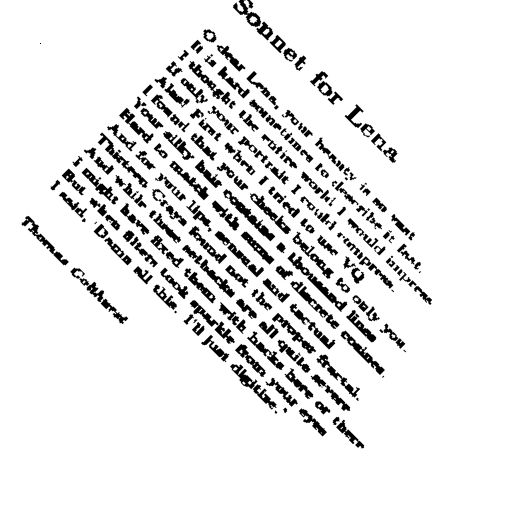
#> input picture Fourier transform/sonrot2.png, 512 x 512 px, given in place of son.png, which was not available
$ jupyter execute TME2.ipynb   (text cells are left out)
#> lines starting #> are read from the running program, lines starting #| are printed output that depends on the picture; after the words box and inside, x2 and y2 are one past the last pixel; in counts of white or black regions, pixels touching at a corner belong together; pictures that were not available may be replaced by others from this repository, and a replacement may not be noted
[cell 1]
import numpy as np
from numpy.fft import fft2,fftshift
from PIL import Image

son = np.array(Image.open('img/son.png'))
#> son is the input picture: shape (512, 512); min 0, max 255, mean 231.5
sonrot = np.array(Image.open('img/sonrot.png'))
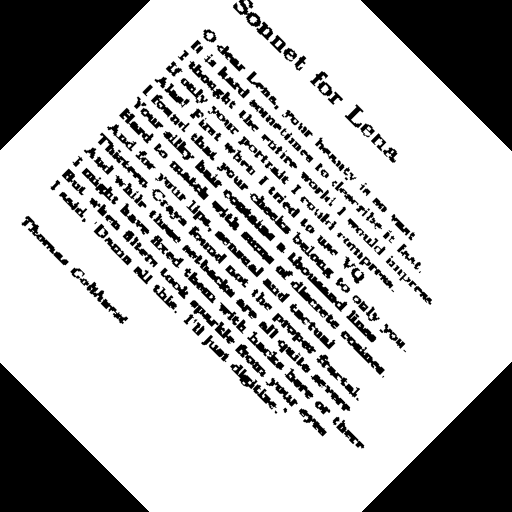
#> input picture Fourier transform/sonrot.png, 512 x 512 px, found by its file name
#> sonrot is the input picture: shape (512, 512); min 0, max 255, mean 187.4

[cell 2]
def computeFT(I):
    """ Array -> Array[complex] """
    return fft2(I)

def toVisualizeFT(If):
    """ Array[complex] -> Array[float] """
    return fftshift(np.abs(If))

def toVisualizeLogFT(If):
    """ Array[complex] -> Array[float] """
    return np.log(1+np.abs(If))

def thresholdImage(I, s):
    """ Array*int -> Array """
#> called with s = 100000
    I_copy = np.copy(I)
    return I_copy > s
#> returned value: shape (512, 512) bool; 1.3% white in thin lines or dots, all inside (x1, y1, x2, y2) = (123, 123, 390, 390)

[cell 3]
import matplotlib.pyplot as plt

sonF = computeFT(son)
sonrotF = computeFT(sonrot)
sonFT = toVisualizeFT(sonF)
sonrotFT = toVisualizeFT(sonrotF)

plt.imshow(toVisualizeLogFT(sonFT), cmap='gray')
plt.show()

plt.imshow(toVisualizeLogFT(sonrotFT), cmap='gray')
plt.show()

sonTH = thresholdImage(sonFT, 1e5)
plt.imshow(sonTH, cmap='gray')
plt.show()

sonrotTH = thresholdImage(sonrotFT, 1e5)
#> in thresholdImage (call 2), `return I_copy > s`: returned value: shape (512, 512) bool; 1.4% white in thin lines or dots, all inside (x1, y1, x2, y2) = (121, 120, 392, 393)
plt.imshow(sonrotTH, cmap='gray')
plt.show()

[cell 4]
def blend(I1,I2,alpha):
    """ Array**2*float -> Array """
#> called with alpha = 0.5
    return alpha*I1+(1-alpha)*I2

[cell 5]
sonSonrotBlend = blend(son, sonrot, 0.5)
plt.imshow(sonSonrotBlend, cmap='gray')
plt.show()
sonSonrotBlendF = computeFT(sonSonrotBlend)
sonSonrotBlendFT = toVisualizeFT(sonSonrotBlendF)
sonSonrotBlendTH = thresholdImage(sonSonrotBlendFT, 1e5)
plt.imshow(sonSonrotBlendTH, cmap='gray')
plt.show()

[cell 6]
def mainOrientation(I):
    """ Array -> tuple[Iori,float]
        return image of orientation (32 bins) and the main orientation (degree) from a Fourier transform module
    """
    n, m = I.shape
#> n = 512; m = 512

    size = 32
    x = np.array(range(size))
    ori = np.vstack((np.cos(np.pi*x/size), np.sin(np.pi*x/size))).T

    Iori = np.zeros((n, m))
    orients = np.zeros((size))

    for i in range(1,n+1):
        for j in range(1,m+1):
            if I[i-1, j-1] > 0:
                v = np.array([j-m/2, -i + n/2])
                if i > n/2:
                    v = -v
                    prod = np.matmul(ori, v)
                    maxi = prod.max()
                    if maxi > 0:
                        imax = np.nonzero(prod == maxi)
                        Iori[i-1, j-1] = imax[0][0]
                        orients[imax] += 1
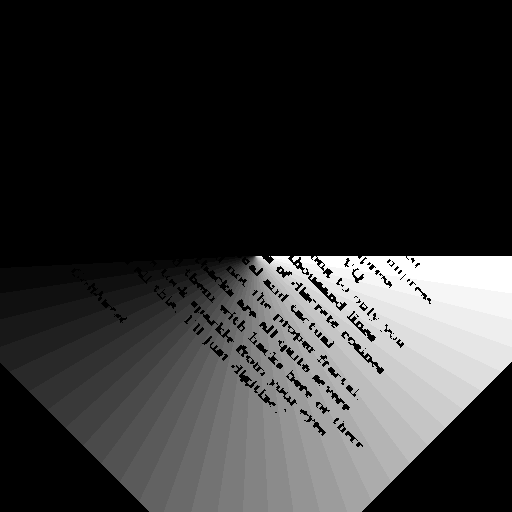
#> Iori: shape (512, 512) float64; min 0, max 31, mean 6.2; drawn with min black and max white

    maxori = np.nonzero(orients == orients.max())[0][0]
#> maxori = 31
    return (Iori, 180*maxori/size - 90)

def rotateImage(I,a):
    """ Array*float -> Array
        return a rotation of angle a (degree) of image I
    """
    return np.array(Image.fromarray(I).rotate(a, expand=True, fillcolor=127))

def rectifyOrientation(I):
    """ Array -> Array
        Corrige l'orientation d'une image
    """

    FT = computeFT(I)
    FT_module = toVisualizeFT(FT)
    thresholded_FT = thresholdImage(FT_module, 1e5)
    _, main_angle = mainOrientation(thresholded_FT)
    print(f"Angle détecté : {main_angle}")
    rectified_image = rotateImage(I, -main_angle)

    return rectified_image


# Utilisation de rectifyOrientation() avec une image exemple sonrot
rotate = mainOrientation(sonrot)[1]
#> rotate = 84.38
plt.imshow(rotateImage(sonrot, rotate), cmap='gray')
plt.show()

[cell 7]
port_img = np.array(Image.open('img/port.jpg'))  # Image port.jpg
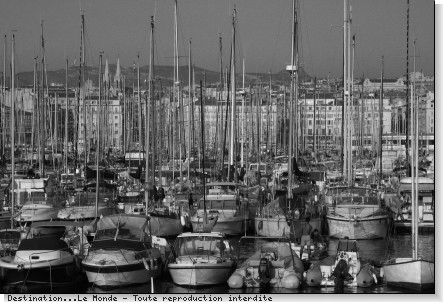
#> input picture Fourier transform/port.jpg, 443 x 302 px, found by its file name
#> port_img is the input picture: shape (302, 443); min 0, max 255, mean 100.6

# 1. Appliquer rectifyOrientation() sur l'image sonrot
rectified_sonrot = rectifyOrientation(sonrot)
#> after the loop in mainOrientation (call 2), `for i in range(1,n+1):`:
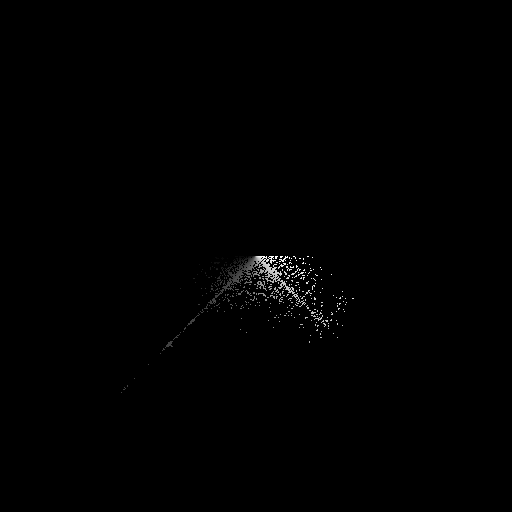
#> Iori: shape (512, 512) float64; min 0, max 31, mean 0.1; drawn with min black and max white
#> in rectifyOrientation, `_, main_angle = mainOrientation(thresholded_FT)`: main_angle = -45
#| Angle détecté : -45.0
#> call 2 of rotateImage, with a = 45
#> in rotateImage (call 2), `return np.array(Image.fromarray(I).rotate(a, expand=True, fillcolor=12..`:
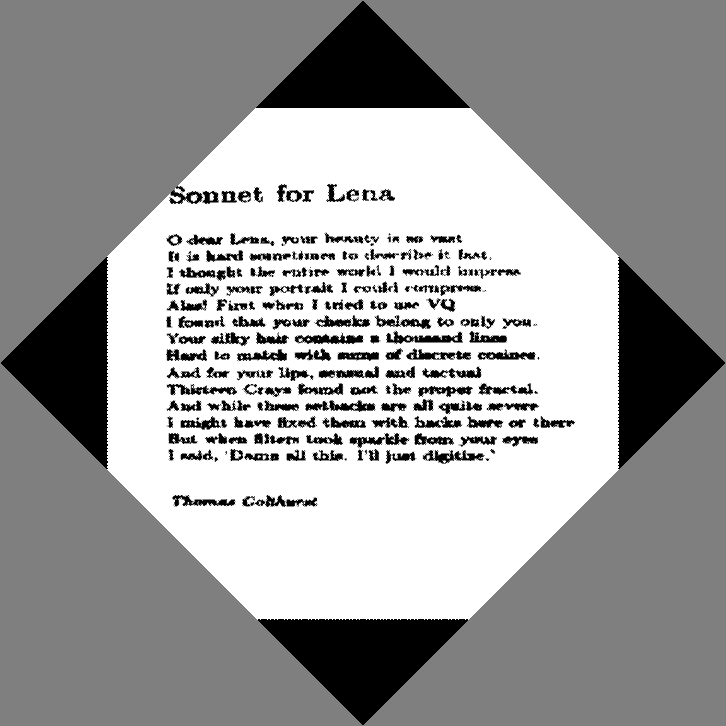
#> returned value: shape (726, 726); min 0, max 255, mean 157

# Afficher l'image corrigée de sonrot
print("Image sonrot après rectification :")
plt.imshow(rectified_sonrot, cmap='gray')
plt.show()

angles = [15, 45, 50]
for angle in angles:
    rotated_port_img = rotateImage(port_img, angle)
    rectified_port_img = rectifyOrientation(rotated_port_img)

    print(f"Image port après rotation de {angle}° et rectification :")
    plt.imshow(rectified_port_img, cmap='gray')
    plt.show()
#> this loop made 3 passes
#> main_angle in rectifyOrientation on passes 1 to 3: 16.88, 45, 50.62
#| Angle détecté : 16.875
#| Angle détecté : 45.0
#| Angle détecté : 50.625
#> pass 1, `rotated_port_img = rotateImage(port_img, angle)`:
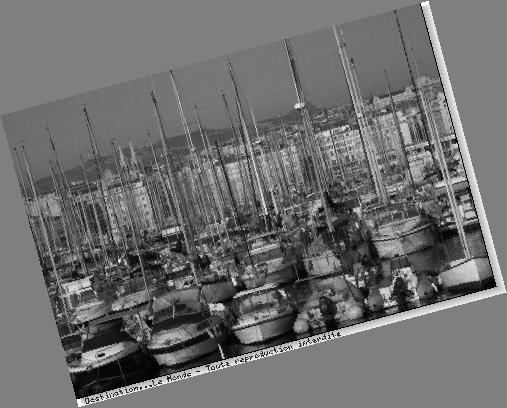
#> rotated_port_img: shape (408, 507); min 0, max 255, mean 109.9
#> pass 1, in rectifyOrientation (call 2), `thresholded_FT = thresholdImage(FT_module, 1e5)`:
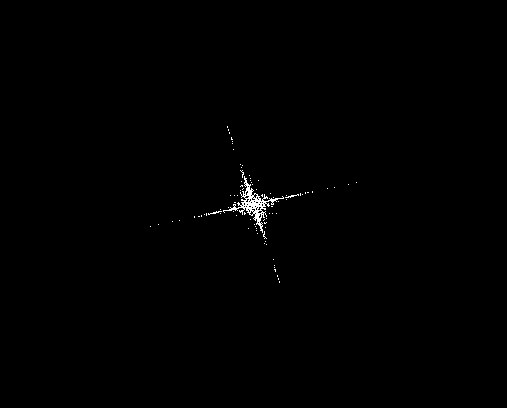
#> thresholded_FT: shape (408, 507) bool; 0.38% white in thin lines or dots, all inside (x1, y1, x2, y2) = (150, 126, 357, 283)
#> pass 1, in rectifyOrientation (call 2), `rectified_image = rotateImage(I, -main_angle)`:
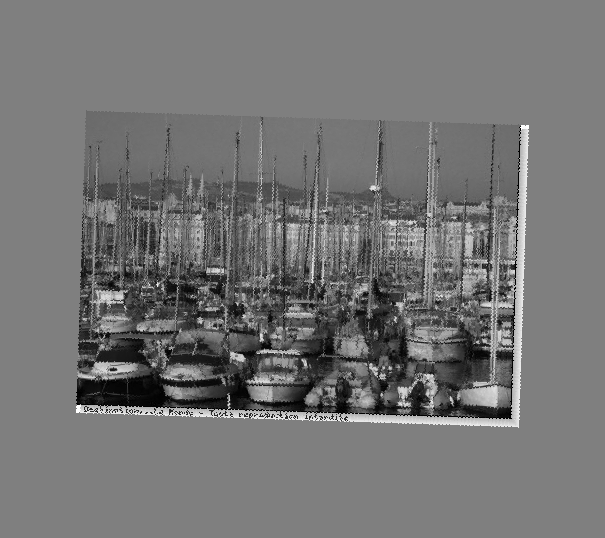
#> rectified_image: shape (538, 605); min 0, max 255, mean 116.2
#> pass 2, `plt.show()`:
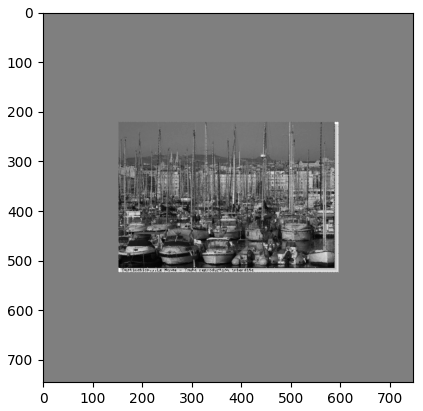
#> figure drawn by matplotlib, 1 panel
#> after the loop:
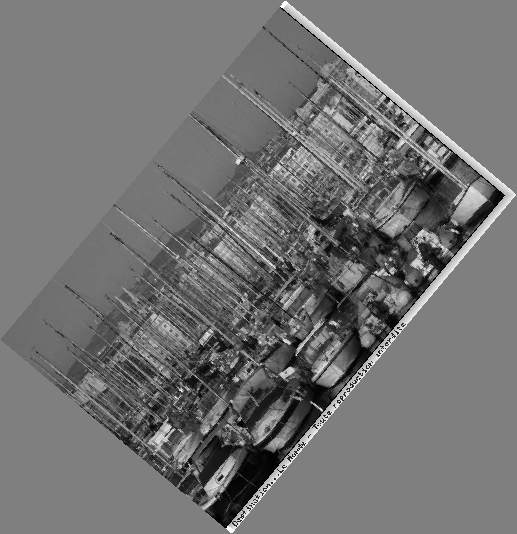
#> rotated_port_img: shape (534, 517); min 0, max 255, mean 114.2
